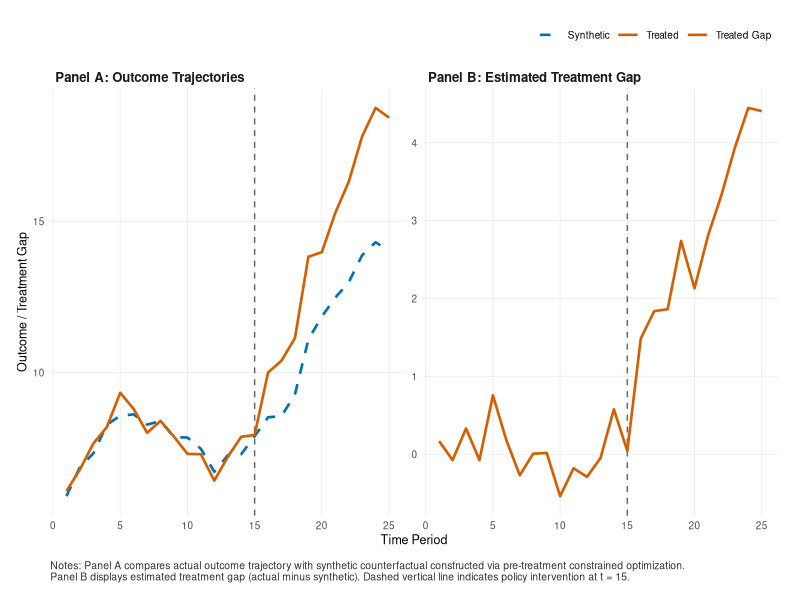
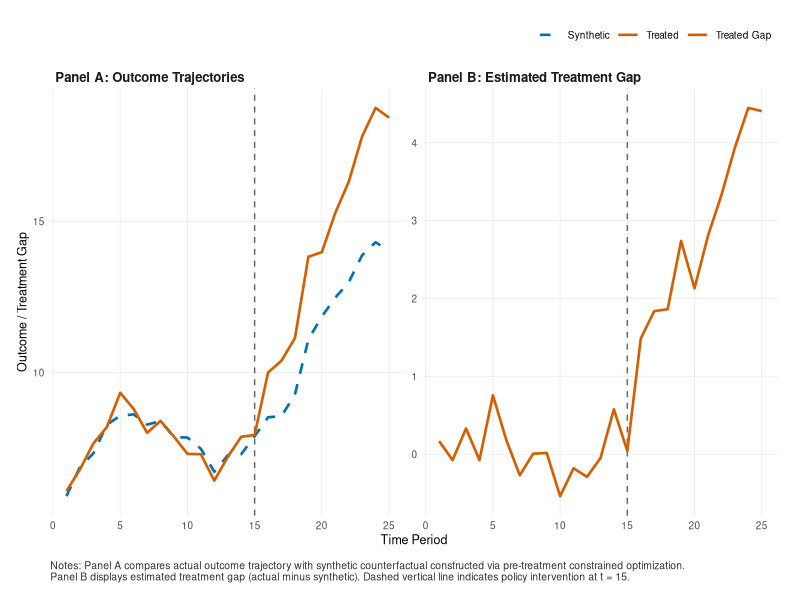

Write R code to recreate these figures, in order.
# Publication-Grade Synthetic Control Plots (R / ggplot2)
# Adheres to Gastel & Day exhibit standards and Abadie, Diamond, and Hainmueller (2010)
#
# Citations:
# - Abadie, A., A. Diamond, and J. Hainmueller (2010). Synthetic Control Methods for
#   Comparative Case Studies: Estimating the Effect of California's Tobacco Control Program.
#   Journal of the American Statistical Association, 105(490), 493-505.
#   DOI: 10.1198/jasa.2009.ap08746

suppressPackageStartupMessages({
  library(ggplot2)
})

# 1. Simulate Synthetic Panel
simulate_sc_data <- function(n_donors = 20, n_pre = 15, n_post = 10, seed = 42) {
  set.seed(seed)
  n_total <- n_pre + n_post
  time <- 1:n_total
  
  factor1 <- sin(time / 3) * 2
  factor2 <- 0.3 * time
  
  donors <- matrix(0, nrow = n_total, ncol = n_donors)
  for (j in 1:n_donors) {
    loadings <- runif(2, 0.2, 1.2)
    noise <- rnorm(n_total, 0, 0.4)
    donors[, j] <- 5 + loadings[1] * factor1 + loadings[2] * factor2 + noise
  }
  
  true_w <- c(0.4, 0.3, 0.2, 0.1, rep(0, n_donors - 4))
  treated <- donors %*% true_w + rnorm(n_total, 0, 0.3)
  
  treated[-(1:n_pre)] <- treated[-(1:n_pre)] + 1.2 + 0.3 * (1:n_post)
  
  list(time = time, treated = as.vector(treated), donors = donors, n_pre = n_pre)
}

# 2. Fit Constrained Synthetic Weights via Quadratic Programming
fit_synth_weights <- function(treated, donors, n_pre) {
  n_donors <- ncol(donors)
  Y1_pre <- treated[1:n_pre]
  Y0_pre <- donors[1:n_pre, ]
  
  dvec <- t(Y0_pre) %*% Y1_pre
  Dmat <- t(Y0_pre) %*% Y0_pre + diag(1e-6, n_donors)
  
  Amat <- cbind(rep(1, n_donors), diag(1, n_donors))
  bvec <- c(1, rep(0, n_donors))
  
  if (requireNamespace("quadprog", quietly = TRUE)) {
    qp <- quadprog::solve.QP(Dmat, dvec, Amat, bvec, meq = 1)
    w <- qp$solution
  } else {
    w <- rep(1 / n_donors, n_donors)
  }
  
  synth <- donors %*% w
  gap <- treated - synth
  list(weights = w, synthetic = as.vector(synth), gap = as.vector(gap))
}

# 3. Render Exhibit
plot_sc_r <- function(sim_data, res_sc, out_pdf = "synthetic_control_r.pdf", out_png = "synthetic_control_r.png") {
  time <- sim_data$time
  n_pre <- sim_data$n_pre
  
  # Format for faceted ggplot2
  df_panel_a <- data.frame(
    time = rep(time, 2),
    value = c(sim_data$treated, res_sc$synthetic),
    series = rep(c("Treated", "Synthetic"), each = length(time)),
    panel = "Panel A: Outcome Trajectories"
  )
  
  df_panel_b <- data.frame(
    time = time,
    value = res_sc$gap,
    series = "Treated Gap",
    panel = "Panel B: Estimated Treatment Gap"
  )
  
  df_combined <- rbind(df_panel_a, df_panel_b)
  
  p <- ggplot(df_combined, aes(x = time, y = value, color = series, linetype = series)) +
    geom_vline(xintercept = n_pre, linetype = "dashed", color = "#666666", linewidth = 0.5) +
    geom_line(linewidth = 0.9) +
    facet_wrap(~ panel, scales = "free_y", ncol = 2) +
    scale_color_manual(
      values = c("Treated" = "#D55E00", "Synthetic" = "#0072B2", "Treated Gap" = "#D55E00")
    ) +
    scale_linetype_manual(
      values = c("Treated" = "solid", "Synthetic" = "dashed", "Treated Gap" = "solid")
    ) +
    labs(
      x = "Time Period",
      y = "Outcome / Treatment Gap",
      color = "",
      linetype = "",
      caption = paste(
        "Notes: Panel A compares actual outcome trajectory with synthetic counterfactual constructed via pre-treatment constrained optimization.",
        "Panel B displays estimated treatment gap (actual minus synthetic). Dashed vertical line indicates policy intervention at t = 15.",
        sep = "\n"
      )
    ) +
    theme_minimal(base_size = 9, base_family = "sans") +
    theme(
      legend.position = "top",
      legend.justification = "right",
      panel.grid.minor = element_blank(),
      panel.grid.major = element_line(color = "#ebebeb", linewidth = 0.3),
      strip.text = element_text(face = "bold", size = 9.5, hjust = 0),
      plot.caption = element_text(size = 7.5, color = "#333333", hjust = 0, margin = margin(t = 10)),
      plot.margin = margin(12, 16, 12, 12)
    )
  
  ggsave(out_pdf, plot = p, width = 9.5, height = 4.6, device = "pdf")
  ggsave(out_png, plot = p, width = 9.5, height = 4.6, dpi = 300)
  message(sprintf("Saved: %s and %s", out_pdf, out_png))
  return(invisible(p))
}

main <- function() {
  args <- commandArgs(trailingOnly = FALSE)
  file_arg <- grep("^--file=", args, value = TRUE)
  if (length(file_arg) > 0) {
    script_dir <- dirname(normalizePath(sub("^--file=", "", file_arg[1]), winslash = "/"))
  } else {
    script_dir <- getwd()
  }
  
  dat <- simulate_sc_data()
  sol <- fit_synth_weights(dat$treated, dat$donors, dat$n_pre)
  out_pdf <- file.path(script_dir, "synthetic_control_r.pdf")
  out_png <- file.path(script_dir, "synthetic_control_r.png")
  plot_sc_r(dat, sol, out_pdf, out_png)
  invisible(NULL)
}

if (!interactive()) {
  main()
}
